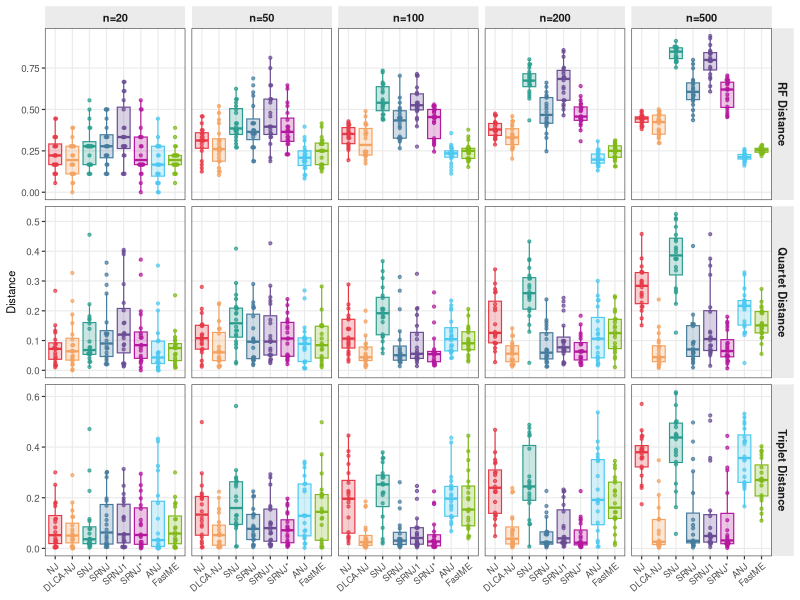
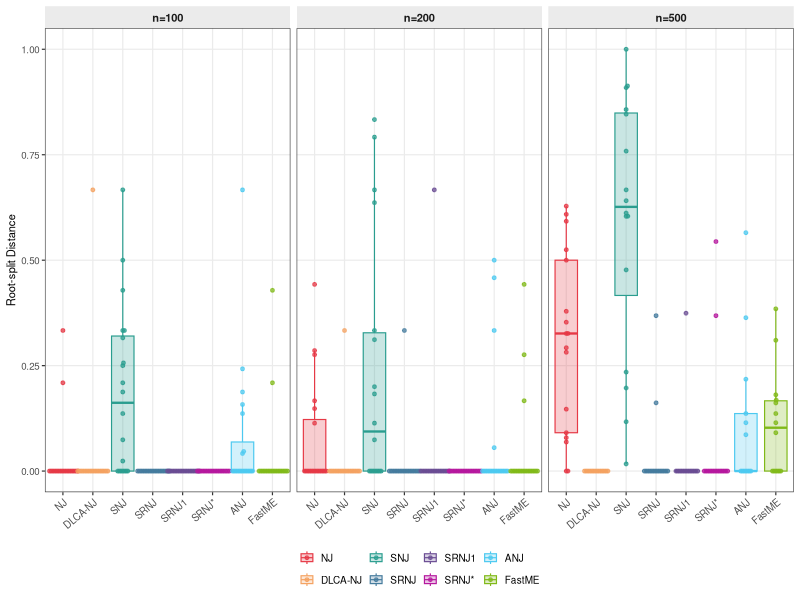
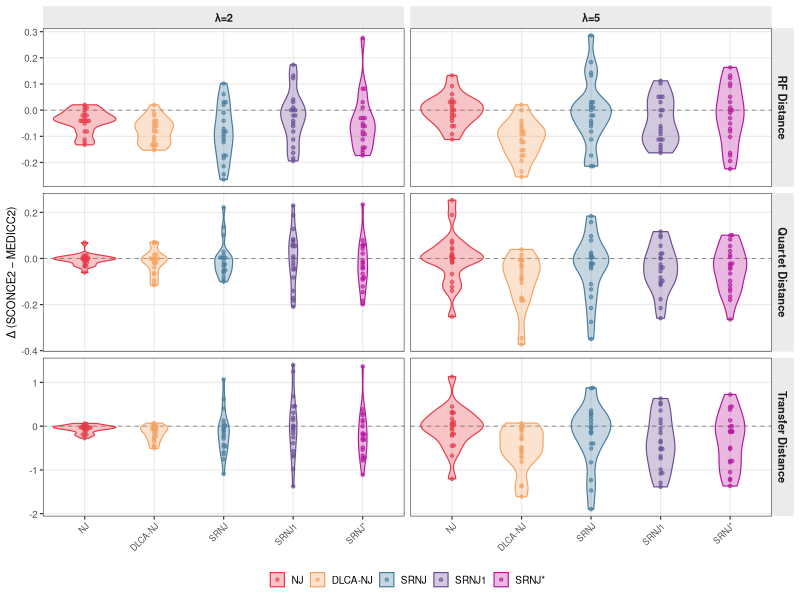
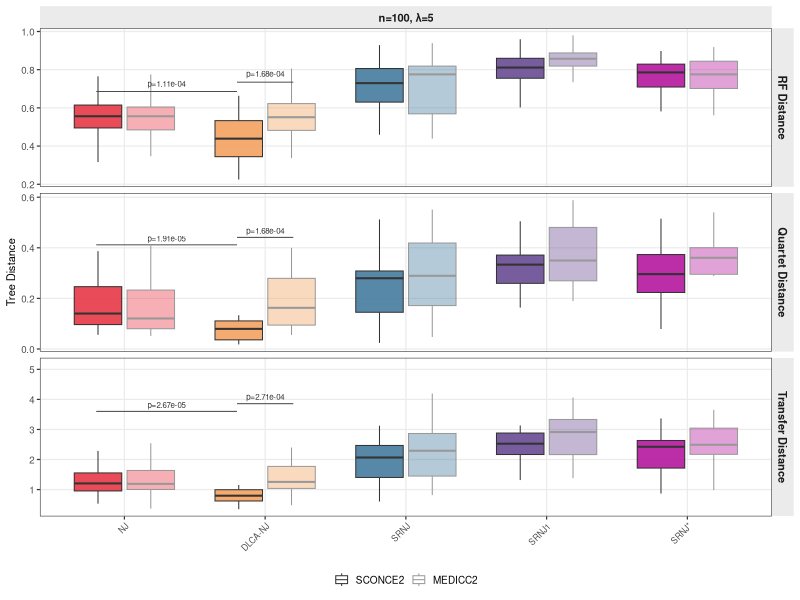
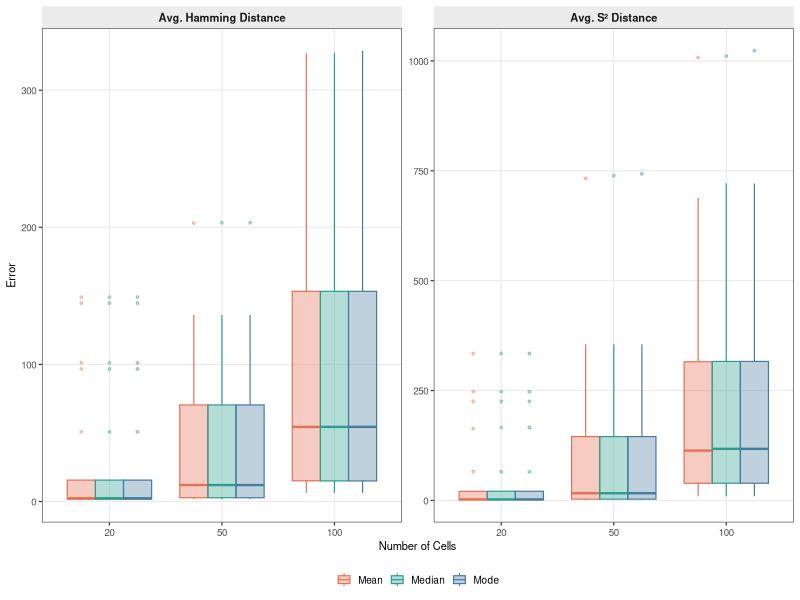
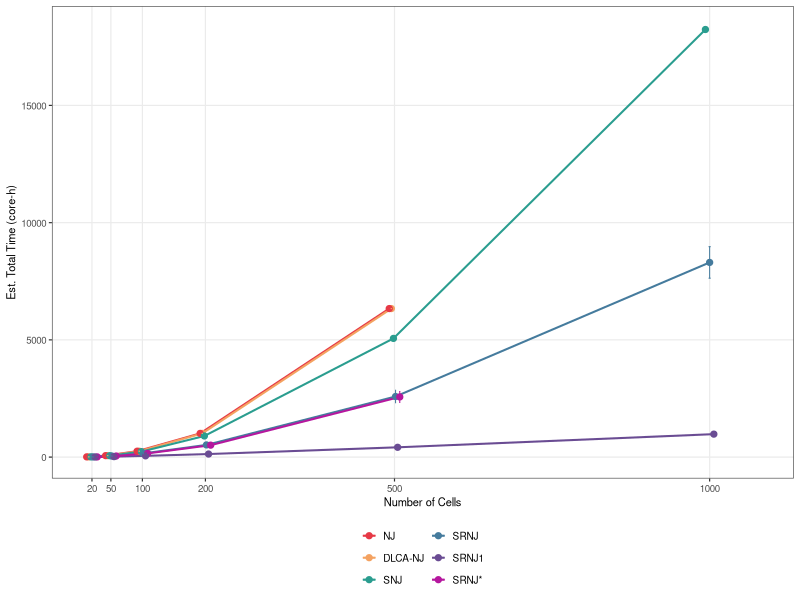
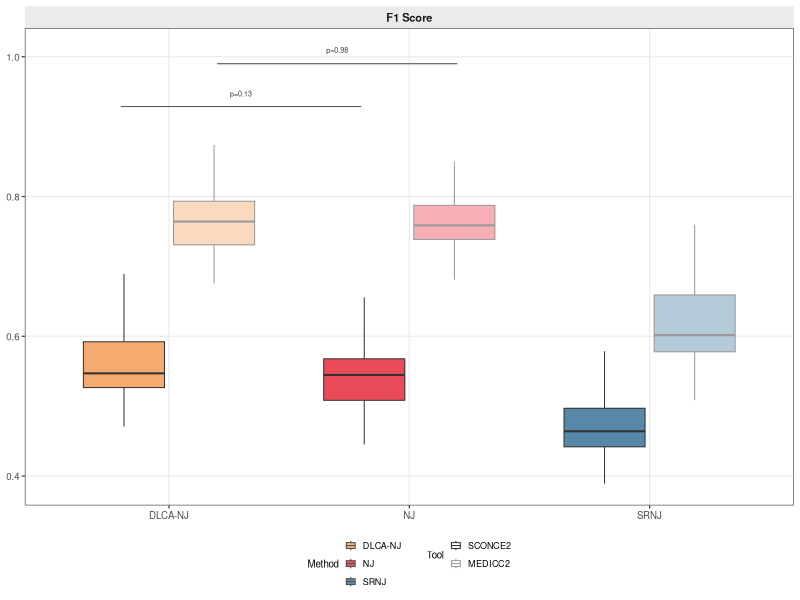
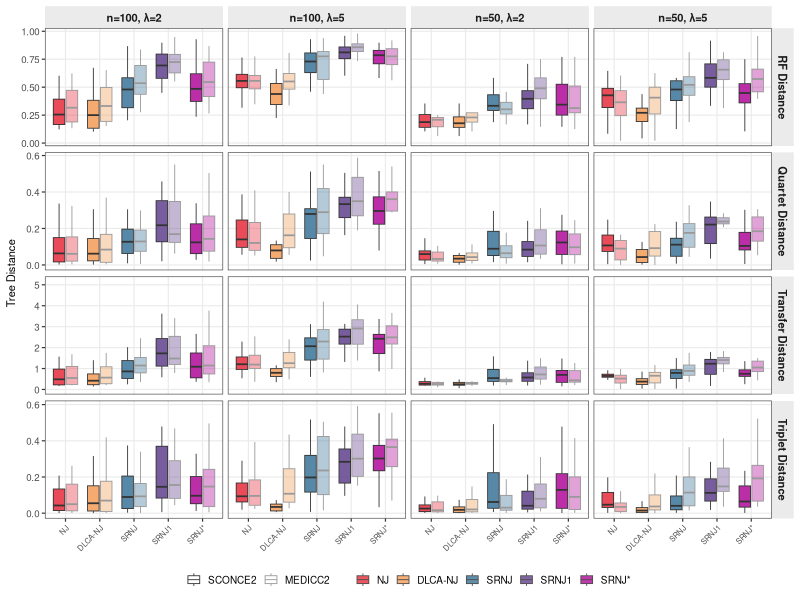

Write the R code that produced these figures, in order.
library(tidyverse)
library(patchwork)
library(ggbeeswarm)

# ── Shared aesthetics ──────────────────────────────────────────────────────────
METHOD_LEVELS <- c("NJ", "DLCA-NJ", "SNJ", "SRNJ", "SRNJ1", "SRNJ*",
                   "ANJ", "FastME")
METHOD_COLORS <- c(
  "NJ"      = "#E63946",
  "DLCA-NJ" = "#F4A261",
  "SNJ"     = "#2A9D8F",
  "SRNJ"    = "#457B9D",
  "SRNJ1"   = "#6A4C93",
  "SRNJ*"   = "#B5179E",
  "ANJ"     = "#4CC9F0",
  "FastME"  = "#80B918"
)

METRIC_LABELS <- c(
  rf_distance       = "RF Distance",
  quartet_distance  = "Quartet Distance",
  triplet_distance  = "Triplet Distance",
  rootsplit_distance = "Root-split Distance"
)

theme_paper <- function() {
  theme_bw(base_size = 9) +
    theme(
      strip.background = element_rect(fill = "grey92", colour = NA),
      strip.text       = element_text(face = "bold", size = 8),
      legend.position  = "bottom",
      legend.key.size  = unit(0.4, "cm"),
      legend.title     = element_blank(),
      panel.grid.minor = element_blank(),
      axis.text        = element_text(size = 7),
      axis.title       = element_text(size = 8)
    )
}

# figure folder (override with env var FIG_ROOT)
fig_root <- Sys.getenv("FIG_ROOT", unset = ".")

method_recode <- c(
  nj = "NJ", dlca_nj = "DLCA-NJ", snj = "SNJ",
  srnj = "SRNJ", srnj1 = "SRNJ1", srnj_maxlca = "SRNJ*",
  anj = "ANJ", fastme = "FastME"
)

# ── Data ───────────────────────────────────────────────────────────────────────
inhouse  <- read_csv("inhouse_stats.csv", show_col_types = FALSE, na = c("","NA","None")) |>
  mutate(method = recode(method, !!!method_recode),
         method = factor(method, levels = METHOD_LEVELS),
         n_cells = factor(n_cells))

time_df  <- read_csv("inhouse_time_estimates.csv", show_col_types = FALSE) |>
  mutate(method = recode(method, !!!method_recode))

cn_eval  <- read_csv("cn_eval_summary_k7.csv", show_col_types = FALSE) |>
  mutate(n_cells = str_extract(n_cells, "\\d+") |> as.integer())

cpu      <- read_csv("cputime_k10.csv", show_col_types = FALSE) |>
  mutate(tool = recode(tool, sconce2 = "SCONCE2", medicc2 = "MEDICC2"))



# ══════════════════════════════════════════════════════════════════════════════
# FIGURE 1 – In-house distances
# ── tuneable ──────────────────────────────────────────────────────────────────
F1_METRICS <- c("rf_distance", "quartet_distance", "triplet_distance")
# options: "rf_distance", "quartet_distance", "triplet_distance", "transfer_distance"
# ──────────────────────────────────────────────────────────────────────────────
METRIC_LABELS_ALL <- c(
  rf_distance       = "RF Distance",
  quartet_distance  = "Quartet Distance",
  triplet_distance  = "Triplet Distance",
  transfer_distance = "Transfer Distance"
)

f1_dat <- inhouse |>
  filter(metric %in% F1_METRICS) |>
  mutate(metric = factor(metric, levels = F1_METRICS,
                         labels = unname(METRIC_LABELS_ALL[F1_METRICS])))

fig1_height <- 1.6 * length(F1_METRICS) + 0.5

fig1 <- ggplot(f1_dat, aes(x = method, y = dist, colour = method, fill = method)) +
  geom_boxplot(alpha = 0.25, outlier.shape = NA, linewidth = 0.4) +
  geom_beeswarm(size = 0.8, alpha = 0.7, cex = 0.6) +
  facet_grid(metric ~ n_cells, scales = "free_y",
             labeller = labeller(n_cells = \(x) paste0("n=", x))) +
  scale_colour_manual(values = METHOD_COLORS) +
  scale_fill_manual(values = METHOD_COLORS) +
  labs(x = NULL, y = "Distance") +
  theme_paper() +
  theme(axis.text.x = element_text(angle = 40, hjust = 1, size = 6.5),
        legend.position = "none")

ggsave(file.path(fig_root, "figure1_inhouse_distances.pdf"), fig1, width = 7, height = fig1_height, device = cairo_pdf)

# ══════════════════════════════════════════════════════════════════════════════
# FIGURE 2 – In-house: Rootsplit distance (n = 100, 200, 500)
# ══════════════════════════════════════════════════════════════════════════════
f2_dat <- inhouse |>
  filter(metric == "rootsplit_distance",
         n_cells %in% c("100","200","500"))

fig2 <- ggplot(f2_dat, aes(x = method, y = dist, colour = method, fill = method)) +
  geom_boxplot(alpha = 0.25, outlier.shape = NA, linewidth = 0.4) +
  geom_beeswarm(size = 1, alpha = 0.75, cex = 0.7) +
  facet_grid(. ~ n_cells, labeller = labeller(n_cells = \(x) paste0("n=", x))) +
  scale_colour_manual(values = METHOD_COLORS) +
  scale_fill_manual(values = METHOD_COLORS) +
  labs(x = NULL, y = "Root-split Distance") +
  theme_paper() +
  theme(axis.text.x = element_text(angle = 40, hjust = 1, size = 7))

ggsave(file.path(fig_root, "figure2_rootsplit.pdf"), fig2, width = 3.5, height = 3.2, device = cairo_pdf)

# ══════════════════════════════════════════════════════════════════════════════
# FIGURE 3 – 3a: SCONCE2 vs MEDICC2 (λ=5) | 3b: Δ(SCONCE2−MEDICC2) by n
# ══════════════════════════════════════════════════════════════════════════════
library(ggpubr)
library(patchwork)

ALL_TREE_LEVELS <- c("NJ","DLCA-NJ","SRNJ","SRNJ1","SRNJ*")
ALL_COLORS      <- METHOD_COLORS[ALL_TREE_LEVELS]

# helper to recode a raw stats csv
recode_stats <- function(df) {
  df |> mutate(
    tree_method = recode(tree_method, nj = "NJ", snj = "SNJ", rnj = "DLCA-NJ",
                          anj = "ANJ", fastme = "FastME", srnj = "SRNJ",
                          srnj1 = "SRNJ1", srnjmaxlca = "SRNJ*"),
    dist_method = recode(dist_method, sconce2 = "SCONCE2", med2 = "MEDICC2"),
    n_cells     = factor(n_cells),
    tree_method = factor(tree_method, levels = ALL_TREE_LEVELS)
  )
}

stats_l5 <- read_csv("stats_k10_l5.csv", show_col_types = FALSE, na = c("","NA","None")) |>
  recode_stats()
stats_l2 <- read_csv("stats_k7_l2.csv",  show_col_types = FALSE, na = c("","NA","None")) |>
  recode_stats()

METRICS_3 <- c("rf_distance","quartet_distance","transfer_distance")
METRIC_LABS_3 <- c(rf_distance = "RF Distance", quartet_distance = "Quartet Distance",
                    transfer_distance = "Transfer Distance")
METRIC_ORDER_3 <- c("RF Distance","Quartet Distance","Transfer Distance")

prep_f3 <- function(df) {
  df |>
    filter(n_cells %in% c("50","100"), tree_method %in% ALL_TREE_LEVELS) |>
    pivot_longer(all_of(METRICS_3), names_to = "metric", values_to = "value") |>
    mutate(metric      = factor(METRIC_LABS_3[metric], levels = METRIC_ORDER_3),
           dist_method = factor(dist_method, levels = c("SCONCE2","MEDICC2")))
}



# ── 3a: Δ = SCONCE2 − MEDICC2, n=100, λ = 2 and 5 (violin) ──────────────────
delta_both <- bind_rows(
  prep_f3(stats_l2) |> mutate(lamda = "λ=2"),
  prep_f3(stats_l5) |> mutate(lamda = "λ=5")
) |>
  select(seed, n_cells, metric, tree_method, dist_method, value, lamda) |>
  pivot_wider(names_from = dist_method, values_from = value) |>
  filter(!is.na(SCONCE2), !is.na(MEDICC2), n_cells == "100") |>
  mutate(delta     = SCONCE2 - MEDICC2,
         col_label = lamda)

fig3a <- ggplot(delta_both, aes(x = tree_method, y = delta,
                                 colour = tree_method, fill = tree_method)) +
  geom_hline(yintercept = 0, linewidth = 0.3, linetype = "dashed", colour = "grey50") +
  geom_violin(alpha = 0.3, linewidth = 0.4) +
  geom_beeswarm(size = 0.9, alpha = 0.6, cex = 0.6) +
  facet_grid(metric ~ col_label, scales = "free_y") +
  scale_colour_manual(values = ALL_COLORS, name = "Method") +
  scale_fill_manual(values   = ALL_COLORS, name = "Method") +
  labs(x = NULL, y = "Δ (SCONCE2 − MEDICC2)") +
  guides(colour = guide_legend(nrow = 1),
         fill   = guide_legend(nrow = 1)) +
  theme_paper() +
  theme(axis.text.x = element_text(angle = 45, hjust = 1, size = 6),
        panel.spacing.x = unit(0.15, "cm"))

# ── 3b: dodged boxplot SCONCE2 vs MEDICC2, n=100, λ=5 ────────────────────────
pval_lbl <- function(p) {
  ifelse(is.na(p), "ns",
    ifelse(p < 1e-10, sprintf("p<%.0e", 1e-10),
    ifelse(p < 0.001, sprintf("p=%.2e", p),
    ifelse(p < 0.05,  sprintf("p=%.3f", p),
                      sprintf("p=%.2f", p)))))
}
f3b_dat <- prep_f3(stats_l5) |>
  filter(n_cells == "100") |>
  mutate(col_label = "n=100, λ=5",
         metric = factor(metric, levels = METRIC_ORDER_3))

# significance on this subset
sig_wide_b <- f3b_dat |>
  select(seed, n_cells, metric, tree_method, dist_method, value) |>
  pivot_wider(names_from = c(tree_method, dist_method), values_from = value, names_sep = "_")

y_max_b <- f3b_dat |> group_by(metric) |>
  summarise(y_max = max(value, na.rm = TRUE), .groups = "drop") |>
  mutate(metric = factor(metric, levels = METRIC_ORDER_3))

groups_b  <- f3b_dat |> distinct(metric)
sig_rows_b <- lapply(seq_len(nrow(groups_b)), function(i) {
  mt <- as.character(groups_b$metric[i])
  d  <- sig_wide_b |> filter(metric == mt)
  p_A <- suppressWarnings(wilcox.test(d[["NJ_SCONCE2"]], d[["DLCA-NJ_SCONCE2"]],
                                       paired = TRUE)$p.value)
  p_B <- suppressWarnings(wilcox.test(d[["DLCA-NJ_SCONCE2"]], d[["DLCA-NJ_MEDICC2"]],
                                       paired = TRUE)$p.value)
  cat(sprintf("3b λ=5 n=100 | %s | NJ_SC vs DLCANJ_SC: p=%.4f | DLCANJ_SC vs DLCANJ_MD: p=%.4f\n",
              mt, p_A, p_B))
  data.frame(metric = mt, p_A = p_A, p_B = p_B, stringsAsFactors = FALSE)
}) |> bind_rows() |>
  mutate(metric = factor(metric, levels = METRIC_ORDER_3))

sig_dat_b  <- sig_rows_b |> left_join(y_max_b, by = "metric") |>
  mutate(lbl_A = pval_lbl(p_A), lbl_B = pval_lbl(p_B))
sig_A_b <- sig_dat_b |> mutate(x1 = 0.8, x2 = 1.8, y = y_max * 0.70, label = lbl_A,
                                metric = factor(metric, levels = METRIC_ORDER_3))
sig_B_b <- sig_dat_b |> mutate(x1 = 1.8, x2 = 2.2, y = y_max * 0.75, label = lbl_B,
                                metric = factor(metric, levels = METRIC_ORDER_3))
sig_segs_b <- bind_rows(sig_A_b, sig_B_b) |>
  mutate(metric = factor(metric, levels = METRIC_ORDER_3))

fig3b <- ggplot(f3b_dat, aes(x = tree_method, y = value,
                              fill = tree_method, alpha = dist_method,
                              colour = dist_method)) +
  geom_boxplot(linewidth = 0.35, outlier.shape = NA,
               position = position_dodge2(width = 0.8, preserve = "single")) +
  geom_segment(data = sig_segs_b,
               aes(x = x1, xend = x2, y = y, yend = y),
               inherit.aes = FALSE, linewidth = 0.35, colour = "grey30") +
  geom_text(data = sig_segs_b,
            aes(x = (x1 + x2) / 2, y = y * 1.06, label = label),
            inherit.aes = FALSE, size = 2.0, colour = "grey20") +
  facet_grid(metric ~ col_label, scales = "free_y") +
  scale_fill_manual(values   = ALL_COLORS, guide = "none") +
  scale_colour_manual(values = c(SCONCE2 = "grey20", MEDICC2 = "grey60"), name = "Tool") +
  scale_alpha_manual(values  = c(SCONCE2 = 0.9, MEDICC2 = 0.4), name = "Tool") +
  labs(x = NULL, y = "Tree Distance") +
  guides(alpha  = guide_legend(nrow = 1),
         colour = guide_legend(nrow = 1)) +
  theme_paper() +
  theme(axis.text.x = element_text(angle = 45, hjust = 1, size = 6))

ggsave(file.path(fig_root, "figure3a_delta.pdf"), fig3a, width = 5.5, height = 6.5, device = cairo_pdf)
ggsave(file.path(fig_root, "figure3b_tools.pdf"), fig3b, width = 3.0, height = 6.5, device = cairo_pdf)

# ══════════════════════════════════════════════════════════════════════════════
# FIGURE 4 – CN error (appendix, full width) — boxplots per cn_type
# ══════════════════════════════════════════════════════════════════════════════
f4_dat <- cn_eval |>
  pivot_longer(c(hamming_dist_avg, s2_dist_avg),
               names_to = "error_type", values_to = "value") |>
  mutate(error_type = factor(error_type,
           levels = c("hamming_dist_avg","s2_dist_avg"),
           labels = c("Avg. Hamming Distance","Avg. S² Distance")),
         n_cells = factor(n_cells),
         cn_type = str_to_title(cn_type))

fig4 <- ggplot(f4_dat, aes(x = n_cells, y = value,
                            fill = cn_type, colour = cn_type)) +
  geom_boxplot(alpha = 0.35, linewidth = 0.4, outlier.size = 0.7,
               position = position_dodge(0.75)) +
  facet_wrap(~ error_type, scales = "free_y", nrow = 1) +
  scale_fill_manual(values   = c(Mean = "#E76F51", Median = "#2A9D8F", Mode = "#457B9D")) +
  scale_colour_manual(values = c(Mean = "#E76F51", Median = "#2A9D8F", Mode = "#457B9D")) +
  labs(x = "Number of Cells", y = "Error", fill = "CN type", colour = "CN type") +
  theme_paper()

ggsave(file.path(fig_root, "figure4_cn_error.pdf"), fig4, width = 7, height = 3, device = cairo_pdf)

# ══════════════════════════════════════════════════════════════════════════════
# FIGURE 5 – Time: num_calls × min SCONCE2 pp time
# ══════════════════════════════════════════════════════════════════════════════
pp_mean <- cpu |> filter(tool == "SCONCE2") |> pull(avg_pp) |> mean()

time_ext <- time_df |> select(n_cells, seed, method, num_calls)

message("Unique n_cells in time_df: ", paste(sort(unique(time_ext$n_cells)), collapse = ", "))
message("Unique methods in time_df: ", paste(sort(unique(time_ext$method)), collapse = ", "))

f5_base <- time_ext |>
  mutate(total_time = num_calls * pp_mean) |>
  group_by(n_cells, method) |>
  summarise(mean_t = mean(total_time, na.rm = TRUE),
            sd_t   = sd(total_time,   na.rm = TRUE), .groups = "drop")

message("n_cells in f5_base: ", paste(sort(unique(f5_base$n_cells)), collapse = ", "))

f5_all <- f5_base |>
  mutate(method  = factor(method, levels = METHOD_LEVELS),
         n_cells = as.integer(n_cells),
         mean_t  = mean_t / 3600,
         sd_t    = replace_na(sd_t / 3600, 0)) |>
  filter(!is.na(method), !method %in% c("ANJ","FastME"))

message("n_cells in f5_all after factor filter: ", paste(sort(unique(f5_all$n_cells)), collapse = ", "))
message("methods in f5_all: ", paste(as.character(unique(f5_all$method)), collapse = ", "))

pd <- position_dodge(width = 20)

fig5 <- ggplot(f5_all, aes(x = n_cells, y = mean_t, colour = method, group = method)) +
  geom_line(linewidth = 0.7, position = pd) +
  geom_point(size = 1.8, position = pd) +
  geom_errorbar(aes(ymin = pmax(mean_t - sd_t, 0), ymax = mean_t + sd_t),
                width = 10, linewidth = 0.35, position = pd) +
  scale_colour_manual(values = METHOD_COLORS, name = "Method") +
  scale_x_continuous(breaks = c(20, 50, 100, 200, 500, 1000),
                     limits = c(NA, 1080)) +
  labs(x = "Number of Cells", y = "Est. Total Time (core-h)") +
  guides(colour = guide_legend(nrow = 3)) +
  theme_paper()

ggsave(file.path(fig_root, "figure5_time.pdf"), fig5, width = 3.5, height = 3.8, device = cairo_pdf)

# ══════════════════════════════════════════════════════════════════════════════
# FIGURE 6 – Real 10x: F1 (and optionally Parsimony) by method
# ── tuneable ──────────────────────────────────────────────────────────────────
F6_METHODS       <- c("DLCA-NJ", "NJ", "SRNJ")   # order sets x-axis order
F6_SHOW_PARSIMONY <- FALSE                         # TRUE to add Parsimony facet
# ──────────────────────────────────────────────────────────────────────────────
real10x <- bind_rows(
  read_csv("real_10x_scores_sconce2.csv", show_col_types = FALSE) |> mutate(tool = "SCONCE2"),
  read_csv("real_10x_scores_medicc2.csv", show_col_types = FALSE) |> mutate(tool = "MEDICC2")
) |>
  filter(Method %in% F6_METHODS) |>
  mutate(Method = factor(Method, levels = F6_METHODS),
         tool   = factor(tool, levels = c("SCONCE2","MEDICC2")))

f6_metrics <- c("F1Score")
if (F6_SHOW_PARSIMONY) f6_metrics <- c("ParsimonyScore", f6_metrics)

f6_dat <- real10x |>
  pivot_longer(all_of(f6_metrics), names_to = "metric", values_to = "value") |>
  mutate(metric = factor(metric,
           levels = c("ParsimonyScore","F1Score"),
           labels = c("Parsimony Score","F1 Score")))

# center parsimony by per-sample mean; keep F1 raw
f6_dat <- f6_dat |>
  group_by(Sample, metric, tool) |>
  mutate(value_plot = if_else(metric == "Parsimony Score",
                               value - mean(value, na.rm = TRUE),
                               value)) |>
  ungroup()

# Paired Wilcoxon: DLCA-NJ vs NJ within each tool, per metric
f6_wide <- f6_dat |>
  select(Sample, metric, tool, Method, value_plot) |>
  pivot_wider(names_from = Method, values_from = value_plot)

f6_sig_rows <- lapply(unique(as.character(f6_dat$metric)), function(mt) {
  lapply(c("SCONCE2","MEDICC2"), function(tl) {
    d <- f6_wide |> filter(metric == mt, tool == tl)
    p <- suppressWarnings(wilcox.test(d[["DLCA-NJ"]], d[["NJ"]],
                                       paired = TRUE)$p.value)
    cat(sprintf("Fig6 | %s | %s | DLCA-NJ vs NJ: p=%.4f\n", mt, tl, p))
    data.frame(metric = mt, tool = tl, p = p, stringsAsFactors = FALSE)
  }) |> bind_rows()
}) |> bind_rows()

f6_ymax <- f6_dat |> group_by(metric) |>
  summarise(ymax = max(value_plot, na.rm = TRUE), .groups = "drop")

# x positions: DLCA-NJ=1, NJ=2 (dodged: SCONCE2 left, MEDICC2 right)
# dodge offset ≈ 0.2 within each method position
f6_sig <- f6_sig_rows |>
  left_join(f6_ymax, by = "metric") |>
  mutate(
    lbl  = pval_lbl(p),
    x1   = if_else(tool == "SCONCE2", 0.8, 1.2),   # DLCA-NJ dodged pos
    x2   = if_else(tool == "SCONCE2", 1.8, 2.2),   # NJ dodged pos
    y    = if_else(tool == "SCONCE2", ymax * 1.06, ymax * 1.13),
    metric = factor(metric, levels = levels(f6_dat$metric))
  )


fig6_height <- if (F6_SHOW_PARSIMONY) 5 else 3

fig6 <- ggplot(f6_dat, aes(x = Method, y = value_plot, fill = Method,
                            alpha = tool, colour = tool)) +
  geom_boxplot(linewidth = 0.35, outlier.shape = NA,
               position = position_dodge2(width = 0.8, preserve = "single")) +
  geom_segment(data = f6_sig,
               aes(x = x1, xend = x2, y = y, yend = y),
               inherit.aes = FALSE, linewidth = 0.35, colour = "grey30") +
  geom_text(data = f6_sig,
            aes(x = (x1 + x2) / 2, y = y * 1.02, label = lbl),
            inherit.aes = FALSE, size = 1.8, colour = "grey20") +
  facet_wrap(~ metric, scales = "free_y", ncol = 1,
             labeller = as_labeller(\(x) ifelse(x == "Parsimony Score",
                                                "Parsimony (Δ from mean)", x))) +
  scale_fill_manual(values   = METHOD_COLORS[F6_METHODS], name = "Method") +
  scale_colour_manual(values = c(SCONCE2 = "grey20", MEDICC2 = "grey60"), name = "Tool") +
  scale_alpha_manual(values  = c(SCONCE2 = 0.9, MEDICC2 = 0.4), name = "Tool") +
  labs(x = NULL, y = NULL) +
  guides(fill   = guide_legend(nrow = 3, override.aes = list(alpha = 0.85, colour = "grey30")),
         alpha  = guide_legend(nrow = 2),
         colour = guide_legend(nrow = 2)) +
  theme_paper() +
  theme(legend.key.size = unit(0.3, "cm"),
        legend.text      = element_text(size = 6.5),
        legend.title     = element_text(size = 7),
        legend.box       = "horizontal")

# add zero reference line to parsimony facet only when shown
if (F6_SHOW_PARSIMONY) {
  fig6 <- fig6 + geom_hline(yintercept = 0, linewidth = 0.3,
                              linetype = "dashed", colour = "grey50")
}

ggsave(file.path(fig_root, "figure6_real10x.pdf"), fig6, width = 3, height = fig6_height, device = cairo_pdf)

# ══════════════════════════════════════════════════════════════════════════════
# FIGURE 7 – Full comparison: all n, all λ, all distances (appendix)
# ══════════════════════════════════════════════════════════════════════════════
METRICS_7     <- c("rf_distance","quartet_distance","transfer_distance","triplet_distance")
METRIC_LABS_7 <- c(rf_distance       = "RF Distance",
                   quartet_distance  = "Quartet Distance",
                   transfer_distance = "Transfer Distance",
                   triplet_distance  = "Triplet Distance")

f7_dat <- bind_rows(
  prep_f3(stats_l2) |> mutate(lamda = "λ=2"),
  prep_f3(stats_l5) |> mutate(lamda = "λ=5")
) |>
  # re-pivot to include all 4 metrics (prep_f3 only kept 3)
  select(-value, -metric) |> distinct() |>
  left_join(
    bind_rows(
      stats_l2 |> mutate(lamda = "λ=2"),
      stats_l5 |> mutate(lamda = "λ=5")
    ) |>
      filter(n_cells %in% c("50","100"), tree_method %in% ALL_TREE_LEVELS) |>
      pivot_longer(all_of(METRICS_7), names_to = "metric", values_to = "value") |>
      mutate(metric = factor(metric, levels = METRICS_7, labels = unname(METRIC_LABS_7)),
             dist_method = factor(dist_method, levels = c("SCONCE2","MEDICC2"))),
    by = c("seed","n_cells","tree_method","dist_method","lamda")
  ) |>
  mutate(col_label = paste0("n=", n_cells, ", ", lamda))

fig7 <- ggplot(f7_dat, aes(x = tree_method, y = value,
                            fill = tree_method, alpha = dist_method,
                            colour = dist_method)) +
  geom_boxplot(linewidth = 0.3, outlier.shape = NA,
               position = position_dodge2(width = 0.8, preserve = "single")) +
  facet_grid(metric ~ col_label, scales = "free_y") +
  scale_fill_manual(values   = ALL_COLORS, name = "Method") +
  scale_colour_manual(values = c(SCONCE2 = "grey20", MEDICC2 = "grey60"), name = "Tool") +
  scale_alpha_manual(values  = c(SCONCE2 = 0.9, MEDICC2 = 0.4), name = "Tool") +
  labs(x = NULL, y = "Tree Distance") +
  guides(fill   = guide_legend(nrow = 1, override.aes = list(alpha = 0.85, colour = "grey30")),
         alpha  = guide_legend(nrow = 1),
         colour = guide_legend(nrow = 1)) +
  theme_paper() +
  theme(axis.text.x = element_text(angle = 45, hjust = 1, size = 5.5),
        panel.spacing.x = unit(0.12, "cm"))

ggsave(file.path(fig_root, "figure7_full_comparison.pdf"), fig7, width = 10, height = 7, device = cairo_pdf)

message("All figures written.")
